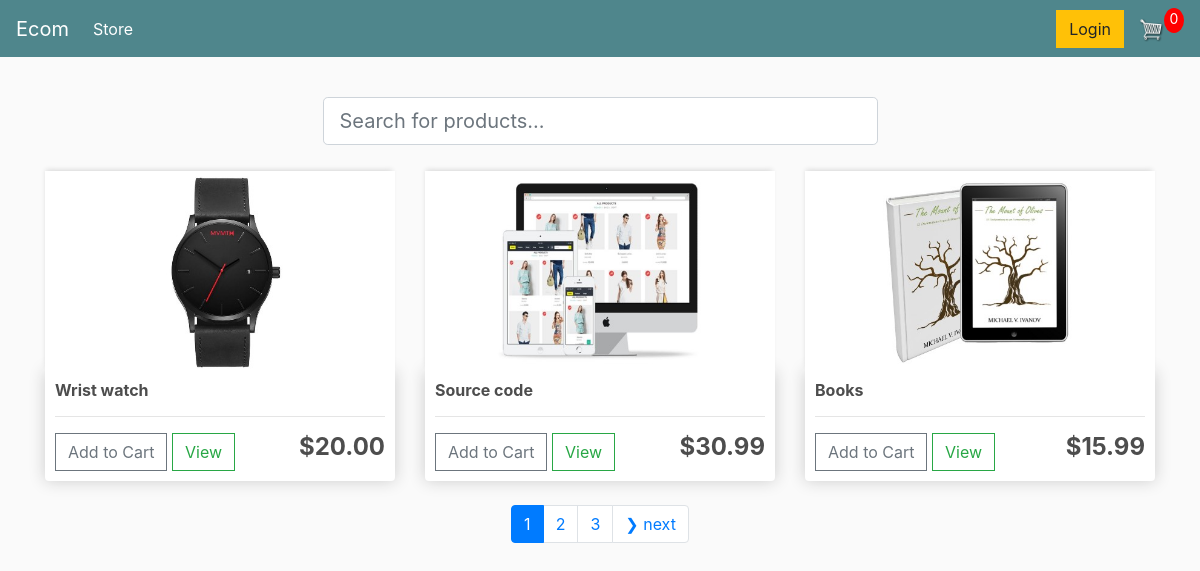
The page / on the database its author committed.
### store/models.py (models this page shows, shortened)
class Products(models.Model):
    product_name = models.CharField(max_length=200)
    price = models.DecimalField(max_digits=10, decimal_places=2)
    description = models.TextField()
    images = models.ImageField()
    digital = models.BooleanField(default=False, null=True, blank=False)

### store/views.py (the view)
# urls.py: path('', include('store.urls')),
def store(request):
    if request.user.is_authenticated:
        customer = request.user.customer
        order, created = Order.objects.get_or_create(customer=customer, complete=False)
        items = order.orderitem_set.all()
        cartItems = order.get_cart_item
    else:
        items = []
        order = {'get_cart_total' : 0, 'get_cart_item' : 0, 'shipping' : False}
        cartItems = order['get_cart_item']
    q = request.GET.get('q')
    if q != None:
        products = Products.objects.filter(product_name__icontains=q)
    else:
        products = Products.objects.all()
    page = request.GET.get('page')
    result = 3
    paginator = Paginator(products, result)
    try:
        products = paginator.page(page)
    except PageNotAnInteger:
        page = 1
        products = paginator.page(page)
    except EmptyPage:
        page = paginator.num_pages
        products = paginator.page(page)
    context = {
        'products' : products, 'paginator' : paginator, 'cartItems': cartItems
        }
    return render(request, 'store/store.html', context)
    class Meta:
        ordering = [created]

### store/templates/store/store.html (shortened to what this page needs)
{% extends 'store/main.html' %}
{% load static %}
{% block content %}
<div class="d-flex justify-content-center my-3">
    <form action="" class="w-50">
        <input type="text" class="form-control form-control-lg" placeholder="Search for products..." name="q">
    </form>
</div>
<div class="row">
    {% for product in products %}
    <div class="col-lg-4">
        <img class="thumbnail" src="{{ product.images.url }}">
        <div class="box-element product">
            <h6><strong>{{ product.product_name }}</strong></h6>
            <hr>
            <button data-product={{product.id}} data-action='add'  class=" update-cart    btn btn-outline-secondary add-btn">Add to Cart</button>
            <a class="btn btn-outline-success" href="#">View</a>
            <h4 style="display: inline-block; float: right"><strong>${{product.price| floatformat:2 }}</strong></h4>
        </div>
    </div>
    {% endfor %}
</div>
<nav aria-label="Page navigation example" class="mt-4">
    <ul class="pagination justify-content-center">
		{% for page in paginator.page_range %}
		{% if page == products.number %}
		<li class="page-item active"><a class="btn page-link btn--sub" href="?page={{page}}">{{page}}</a></li>
		{% else %}
        <li class="page-item"><a class="btn page-link" href="?page={{page}}">{{page}}</a></li>
		{% endif %}
		{% endfor %}
		{% if products.has_next %}
		<li class="page-item"><a class="btn page-link btn--sub" href="?page={{products.next_page_number}}">&#10095; next</a></li>
		{% endif %}
	</ul>
</nav>
{% endblock content %}

### static/css/main.css (style rules this page uses)
body { background-color: hsl(0, 0%, 98%); }
h1,h2,h3,h4,h5,h6 { color:hsl(0, 0%, 30%); }
.box-element { box-shadow:hsl(0, 0%, 80%) 0 0 16px; background-color: #fff; border-radius: 4px; padding: 10px; }
.thumbnail { width: 100%; height: 200px; -webkit-box-shadow: -1px -3px 5px -2px rgba(214,214,214,1); -moz-box-shadow: -1px -3px 5px -2px rgba(214,214,214,1); box-shadow: -1px -3px 5px -2px rgba(214,214,214,1); }
.product { border-radius: 0 0 4px 4px; }
.col-lg-4, .col-lg-6, .col-lg-8, .col-lg-12 { margin-top: 10px; }
.btn { border-radius: 0; }

### rows shown on the page
Products: images (picture), product_name "Wrist watch", price "20.00"
Products: images (picture), product_name "Source code", price "30.99"
Products: images (picture), product_name "Books", price "15.99"

### other values the page prints
{{ cartItems }} "0"
{{ page }} "1"
{{ page }} "2" "3"
